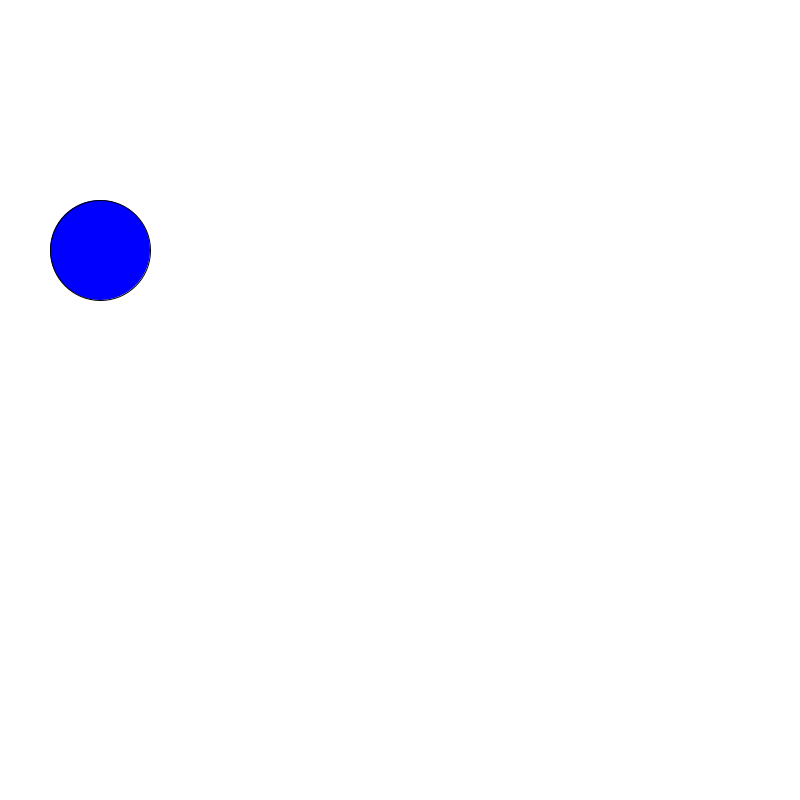
Frame 1 (no input)
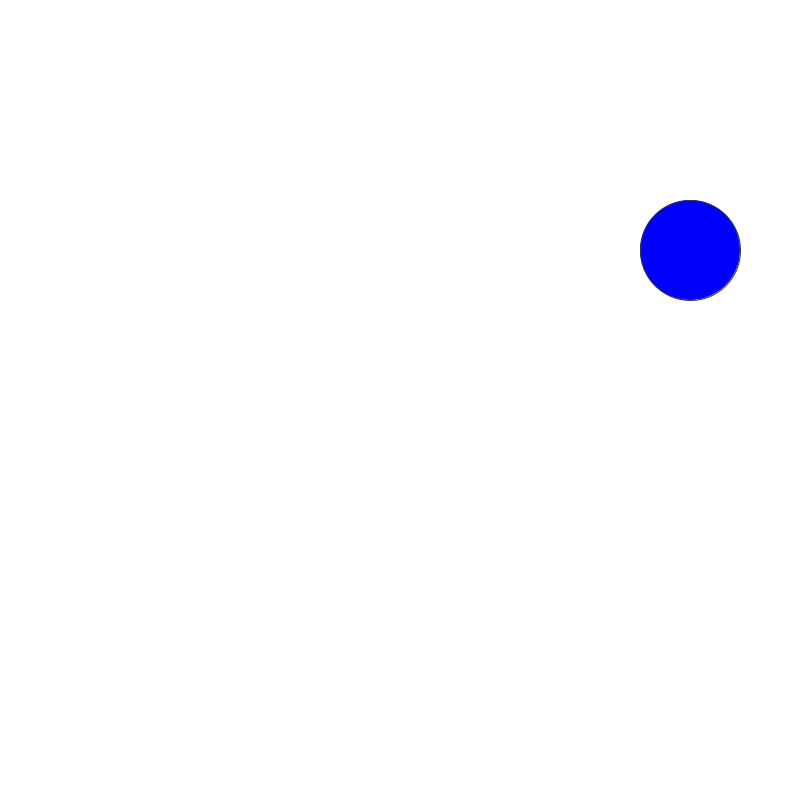
Frame 60 (the mouse pressed at the canvas centre just before this capture)
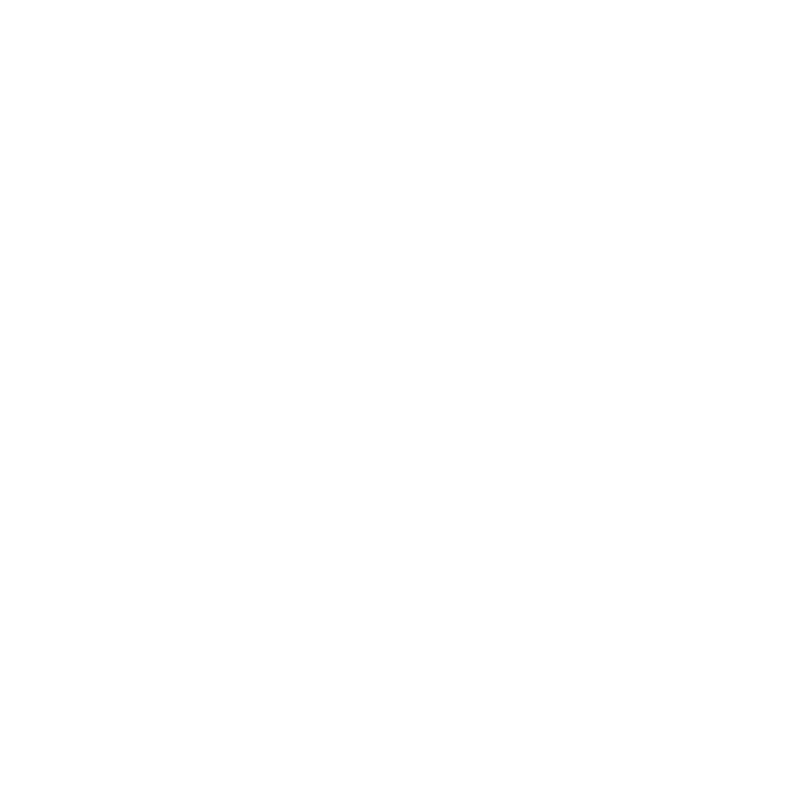
Frame 120 (the mouse held since frame 60 and released just before this capture)

The Processing sketch that drew these frames (run headless with seeded random() and noise(); from frame 60 on, the mouse is pressed at the canvas centre):

// Processing sketch: Day_2
// ── Day_2.pde
int Pong=100;
void setup(){
  size(800,800);
}

void draw(){
 background(255,255,255) ;
 fill(0,0,284);
 ellipse(Pong,250,100,100);
 stroke(50,50,50);
  Pong+=10;


if(Pong>=800){
  Pong=-Pong; 
}
}
